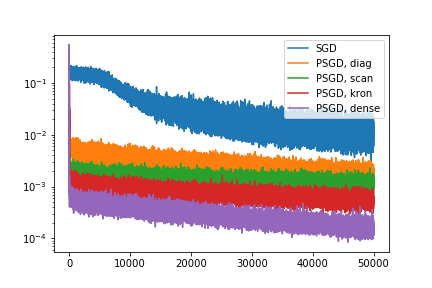

Python code for this plot:
"""Comparing PSGD with five different preconditioners on rnn_add_problem:
SGD:            PSGD with identity matrix as preconditioner
PSGD, diag:     PSGD with diagonal preconditioner (related to equilibrated SGD)
PSGD, scan:     PSGD with SCaling-And-Normalization preconditioner (related to batch normalization)
PSGD, kron:     PSGD with Kronecker-product preconditioner
PSGD, dense:    PSGD with dense preconditioner 
"""
import matplotlib.pyplot as plt

exec(open('demo_sgd.py').read())
exec(open('demo_psgd_diag.py').read())
exec(open('demo_psgd_scan.py').read())
exec(open('demo_psgd_kron.py').read())
exec(open('demo_psgd_dense.py').read())

plt.legend(['SGD', 'PSGD, diag', 'PSGD, scan', 'PSGD, kron', 'PSGD, dense'])
plt.savefig('comparison.pdf')
